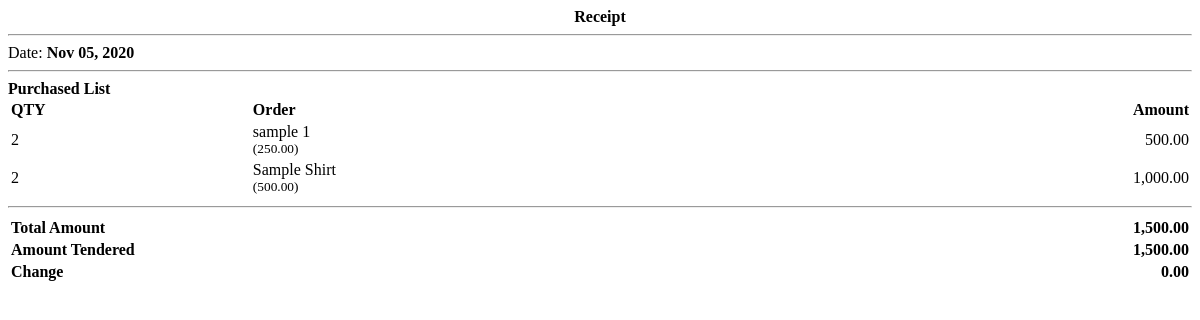
Page /receipt.php?id=1 on the committed database.
### tables this page shows
CREATE TABLE `stocks` (
  `id` int(30) NOT NULL,
  `item_id` int(30) NOT NULL,
  `type` tinyint(1) NOT NULL COMMENT '1= in,2=out',
  `qty` int(30) NOT NULL,
  `price` float NOT NULL,
  `date_created` datetime NOT NULL DEFAULT current_timestamp()
);

CREATE TABLE `items` (
  `id` int(30) NOT NULL,
  `item_code` varchar(100) NOT NULL,
  `name` varchar(200) NOT NULL,
  `description` text NOT NULL,
  `size` varchar(10) NOT NULL,
  `price` float NOT NULL,
  `date_created` datetime NOT NULL DEFAULT current_timestamp()
);

### receipt.php (the view, shortened to what this page needs)
<?php
include 'db_connect.php';
$items = $conn->query("SELECT s.*,i.name FROM stocks s inner join items i on i.id=s.item_id where s.id in ($inventory_ids)");
?>
<div class="container-fluid">
	<p class="text-center"><b>Receipt</b></p>
	<hr>
	<div class="flex">
		<div class="w-100">
			<p>Date: <b><?php echo date("M d, Y",strtotime($date_created)) ?></b></p>
		</div>
	</div>
	<hr>
	<p><b>Purchased List</b></p>
	<table width="100%">
		<thead>
			<tr>
				<td><b>QTY</b></td>
				<td><b>Order</b></td>
				<td class="text-right"><b>Amount</b></td>
			</tr>
		</thead>
		<tbody>
			<?php
			while($row = $items->fetch_assoc()):
			?>
			<tr>
				<td><?php echo $row['qty'] ?></td>
				<td><p><?php echo $row['name'] ?></p><?php if($row['qty'] > 0): ?><small>(<?php echo number_format($row['price'],2) ?>)</small> <?php endif; ?></td>
				<td class="text-right"><?php echo number_format($row['price'] * $row['qty'],2) ?></td>
			</tr>
			<?php endwhile; ?>
		</tbody>
	</table>
	<hr>
	<table width="100%">
		<tbody>
			<tr>
				<td><b>Total Amount</b></td>
				<td class="text-right"><b><?php echo number_format($total_amount,2) ?></b></td>
			</tr>
			<?php if($amount_tendered > 0): ?>
			<tr>
				<td><b>Amount Tendered</b></td>
				<td class="text-right"><b><?php echo number_format($amount_tendered,2) ?></b></td>
			</tr>
			<tr>
				<td><b>Change</b></td>
				<td class="text-right"><b><?php echo number_format($amount_tendered - $total_amount,2) ?></b></td>
			</tr>
		<?php endif; ?>
		</tbody>
	</table>
</div>

### receipt.php (style rules this page uses)
.flex { display: inline-flex; width: 100%; }
.text-center { text-align:center; }
.text-right { text-align:right; }
p { margin:unset; }

### rows in the picture
stocks: qty "2", item.name "sample 1", price "250.00", $row['price'] * $row['qty'] "500.00"
stocks: qty "2", item.name "Sample Shirt", price "500.00", $row['price'] * $row['qty'] "1,000.00"

### other values in the picture
date("M d, Y",strtotime($date_created)) "Nov 05, 2020"
$total_amount "1,500.00"
$amount_tendered "1,500.00"
$amount_tendered - $total_amount "0.00"
